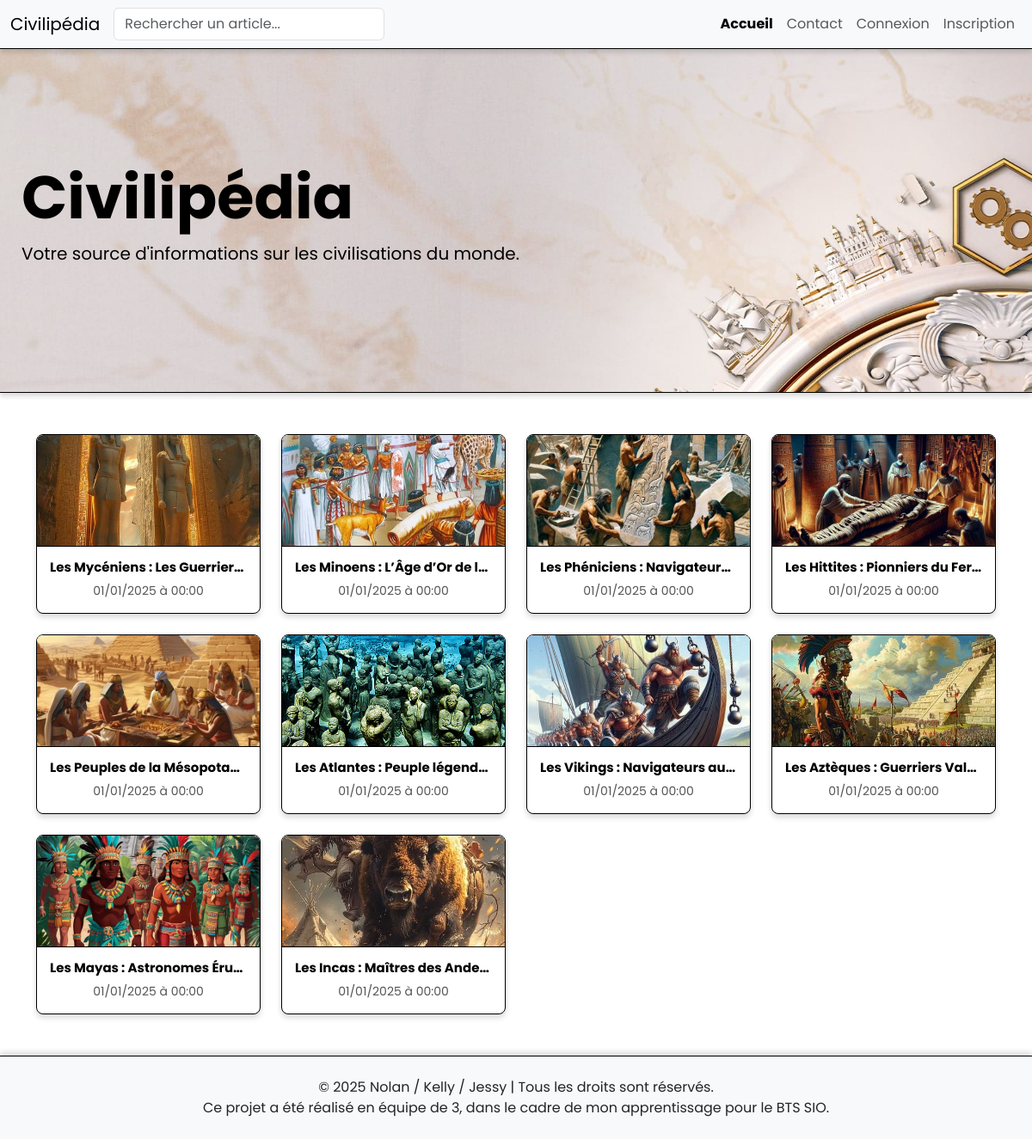
The app's page /home.php with its own data.
### tables this page shows
CREATE TABLE IF NOT EXISTS article (
    id INT AUTO_INCREMENT PRIMARY KEY,
    title VARCHAR(255) NOT NULL,
    content TEXT NOT NULL,
    created_at DATETIME NOT NULL,
    updated_at DATETIME NULL,
    firstAuthor INT NOT NULL,
    user_id INT NOT NULL,
    FOREIGN KEY (firstAuthor) REFERENCES users(id) ON DELETE CASCADE,
    FOREIGN KEY (user_id) REFERENCES users(id) ON DELETE CASCADE
);

CREATE TABLE IF NOT EXISTS image (
    id INT AUTO_INCREMENT PRIMARY KEY,
    url TEXT NOT NULL,
    created_at DATE NOT NULL,
    article_id INT NOT NULL,
    FOREIGN KEY (article_id) REFERENCES article(id) ON DELETE CASCADE
);

### src/model/ArtModel/postArtModel.php (called while the page is built, shortened)
<?php
class ArtPostModel
{
    public function getArticleImage(PDO $bdd, $articleID)
    {
        $query = $bdd->prepare('SELECT url FROM image WHERE article_id = :article_id LIMIT 1');
        $query->execute(['article_id' => $articleID]);
        return $query->fetch(PDO::FETCH_ASSOC);
    }
    public function getAllArt(PDO $bdd) {
        $state = $bdd->prepare("SELECT * FROM article ORDER BY id DESC");
        $state->execute();
        return $state->fetchAll();
    }
}

### home.php (the view, shortened to what this page needs)
<?php
include_once 'checkBanned.php';
include_once 'src/model/ArtModel/postArtModel.php';
$artPostModel = new ArtPostModel();
$articles = $artPostModel->getAllArt($bdd);
?>
<!DOCTYPE html>
<html lang="fr">
<head>
    <?php include 'src/component/head.php'; ?>
    <link rel="stylesheet" href="css/homeStyle.css" />
</head>
<body>
    <?php include 'src/component/navbar.php' ?>
    <header class="header">
        <div class="text">
            <h1>Civilipédia</h1>
            <p>Votre source d'informations sur les civilisations du monde.</p>
        </div>
    </header>
    <section class="container my-5">
        <div class="row g-4">
            <?php foreach ($articles as $article) {
                $artPostModel = new ArtPostModel();
                $imageData = $artPostModel->getArticleImage($bdd, $article['id']);
                $imageUrl = $imageData['url'] ?? 'assets/img/imgDefault.jpg';
            ?>
                <div class="col-12 col-sm-6 col-md-4 col-lg-3">
                    <a href="templateArt.php?articleID=<?php echo $article['id']; ?>" class="readArt" title="Lire l'article">
                        <div class="article-card">
                            <div class="image_contenu">
                                <img src="<?= htmlspecialchars($imageUrl) ?>" alt="Image de l'article">
                            </div>
                            <div class="content">
                                <h3><?php echo htmlspecialchars($article['title']); ?></h3>
                                <span class="date">
                                    <?= empty($article['updated_at'])
                                        ? date("d/m/Y à H:i", strtotime($article['created_at']))
                                        : date("d/m/Y à H:i", strtotime($article['updated_at'])) ?>
                                </span>
                            </div>
                        </div>
                    </a>
                </div>
            <?php } ?>
        </div>
    </section>
    <?php include 'src/component/footer.php' ?>
</body>
</html>

### src/component/head.php (shortened to what this page needs)
   <link href="https://cdn.jsdelivr.net/npm/bootstrap@5.3.3/dist/css/bootstrap.min.css" rel="stylesheet"
/>
   <link rel="stylesheet" href="https://cdnjs.cloudflare.com/ajax/libs/font-awesome/6.0.0-beta3/css/all.min.css">
   <link rel="stylesheet" href="css/baseStyle.css" />

### src/component/navbar.php (shortened to what this page needs)
<?php
$current_page = basename($_SERVER['PHP_SELF']);
?>
<nav class="navbar navbar-expand-xl navbar-light bg-light fixed-top custom-navbar">
    <div class="container-fluid">
        <a href="home.php">
            <span class="navbar-brand">Civilipédia</span>
        </a>
        <div class="collapse navbar-collapse justify-content-between" id="navbarNav">
            <form class="d-flex position-relative" role="search">
                <input class="form-control me-2" type="search" placeholder="Rechercher un article..." aria-label="Search" id="searchInput" autocomplete="off">
            </form>
            <ul class="navbar-nav mb-2 mb-lg-0">
                <li class="nav-item">
                    <a class="nav-link custom-nav-link <?php echo ($current_page == 'home.php') ? 'active text-primary' : ''; ?>" href="home.php">Accueil</a>
                </li>
                <li class="nav-item">
                    <a class="nav-link custom-nav-link <?php echo ($current_page == 'contact.php') ? 'active text-primary' : ''; ?>" href="contact.php">Contact</a>
                </li>
                <?php if (!empty($_SESSION['userID'])): ?>
                    <li class="nav-item">
                        <a class="nav-link custom-nav-link <?php echo ($current_page == 'createArt.php') ? 'active text-primary' : ''; ?>" href="createArt.php">Publier un article</a>
                    </li>
                    <li class="nav-item">
                        <a class="nav-link text-danger" href="src/control/UserControl/logout.php" title="Déconnexion">Déconnexion</a>
                    </li>
                <?php else: ?>
                    <li class="nav-item">
                        <a class="nav-link custom-nav-link <?php echo ($current_page == 'login.php') ? 'active text-primary' : ''; ?>" href="login.php">Connexion</a>
                    </li>
                    <li class="nav-item">
                        <a class="nav-link custom-nav-link <?php echo ($current_page == 'register.php') ? 'active text-primary' : ''; ?>" href="register.php">Inscription</a>
                    </li>
                <?php endif; ?>
            </ul>
        </div>
    </div>
</nav>

### src/component/footer.php (shortened to what this page needs)
<footer class="bg-light text-dark py-4 custom-footer">
    <div class="container text-center">
        <p class="mb-0">
            &copy;
            <?php
            echo date("Y");
            ?>
            Nolan / Kelly / Jessy | Tous les droits sont réservés. <br />
            Ce projet a été réalisé en équipe de 3, dans le cadre de mon apprentissage pour le BTS SIO.
        </p>
    </div>
</footer>

### css/baseStyle.css (style rules this page uses)
* { margin: 0; padding: 0; box-sizing: border-box; text-decoration: none; list-style: none; font-family: "Poppins", sans-serif; }
.custom-navbar { position: sticky; top: 0; z-index: 1000; border-bottom: 1px solid black; box-shadow: 0 4px 6px rgba(0, 0, 0, 0.15); }
.custom-navbar a { text-decoration: none; }
.navbar-nav .custom-nav-link.active { font-weight: bold; color: black !important; }
.custom-footer { border-top: 1px solid #000; box-shadow: 0 -4px 6px rgba(0, 0, 0, 0.15); z-index: 1020; }
#searchInput { width: 90%; }

### css/homeStyle.css (style rules this page uses)
.header { place-content: center; background: url(../assets/img/imgPrincipal.jpg) no-repeat center center fixed; background-size: cover; background-attachment: fixed; height: 50vh; border-bottom: 1px solid black; box-shadow: 0 4px 6px rgba(0, 0, 0, 0.15); }
.header .text { padding-left: 25px; }
.header .text h1 { color: black; font-weight: bold; font-size: 70px; }
.header .text p { color: black; font-size: 20px; }
.article-card { background-color: white; border-radius: 8px; overflow: hidden; transition: transform 0.2s ease; display: flex; flex-direction: column; border: 1px solid black; box-shadow: 0 4px 6px rgba(0, 0, 0, 0.15); }
.image_contenu { display: flex; align-items: center; height: 130px; overflow: hidden; background-color: white; border-bottom: 1px solid black; }
.image_contenu img { width: 100%; object-fit: scale-down; }
.article-card .content { padding: 15px; display: flex; flex-direction: column; place-content: center; text-align: center; }
.article-card h3 { font-size: 15px; font-weight: 700; text-align: center; color: black; white-space: nowrap; overflow: hidden; text-overflow: ellipsis; max-width: 100%; }
.article-card .date { color: #555; font-size: 14px; }
.readArt { text-decoration: none; }
.image_contenu { position: relative; }

### records on screen
article: image.url (picture), title "Les Mycéniens : Les Guerrier…", created_at "01/01/2025 à 00:00"
article: image.url (picture), title "Les Minoens : L’Âge d’Or de l…", created_at "01/01/2025 à 00:00"
article: image.url (picture), title "Les Phéniciens : Navigateur…", created_at "01/01/2025 à 00:00"
article: image.url (picture), title "Les Hittites : Pionniers du Fer…", created_at "01/01/2025 à 00:00"
article: image.url (picture), title "Les Peuples de la Mésopota…", created_at "01/01/2025 à 00:00"
article: image.url (picture), title "Les Atlantes : Peuple légend…", created_at "01/01/2025 à 00:00"
article: image.url (picture), title "Les Vikings : Navigateurs au…", created_at "01/01/2025 à 00:00"
article: image.url (picture), title "Les Aztèques : Guerriers Val…", created_at "01/01/2025 à 00:00"
article: image.url (picture), title "Les Mayas : Astronomes Éru…", created_at "01/01/2025 à 00:00"
article: image.url (picture), title "Les Incas : Maîtres des Ande…", created_at "01/01/2025 à 00:00"
